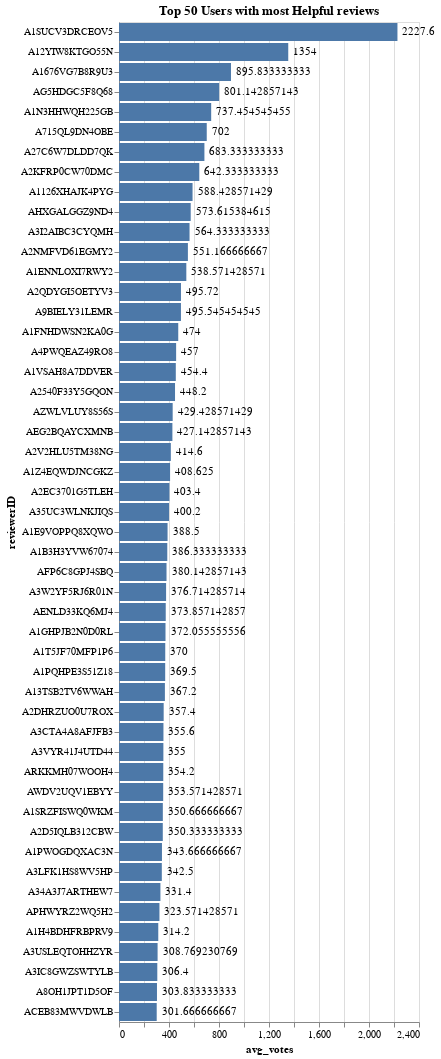

The notebook cell this image was saved under:
### Code cell
# vote = data.groupby('reviewerID')['vote'].mean().reset_index()
# vote = vote.sort_values('vote', ascending=False)
# vote.columns = ['reviewerID','avg_votes']

bars = alt.Chart(vote.iloc[:50,:]).mark_bar().encode(
    x='avg_votes:Q',
    y=alt.Y('reviewerID:N', sort='-x')
)
text = bars.mark_text(
    align='left',
    baseline='middle',
    dx=5  # Nudges text to right so it doesn't appear on top of the bar
).encode(
    text='avg_votes:Q'
)
(bars+text).properties(title='Top 50 Users with most Helpful reviews', width=300)

### Figure 1 — Vega-Lite specification as saved in the notebook (floating-point values rounded to 4 significant figures)
{"config": {"view": {"continuousWidth": 400, "continuousHeight": 300}}, "layer": [{"mark": "bar", "encoding": {"x": {"field": "avg_votes", "type": "quantitative"}, "y": {"field": "reviewerID", "sort": "-x", "type": "nominal"}}}, {"mark": {"type": "text", "align": "left", "baseline": "middle", "dx": 5}, "encoding": {"text": {"field": "avg_votes", "type": "quantitative"}, "x": {"field": "avg_votes", "type": "quantitative"}, "y": {"field": "reviewerID", "sort": "-x", "type": "nominal"}}}], "data": {"name": "data-e5df4320beac11d0ba5ab3c1f9e440a1"}, "title": "Top 50 Users with most Helpful reviews", "width": 300, "$schema": "https://vega.github.io/schema/vega-lite/v4.17.0.json", "datasets": {"data-e5df4320beac11d0ba5ab3c1f9e440a1": [{"reviewerID": "A1SUCV3DRCEOV5", "avg_votes": 2228.0}, {"reviewerID": "A12YIW8KTGO55N", "avg_votes": 1354.0}, {"reviewerID": "A1676VG7B8R9U3", "avg_votes": 895.8}, {"reviewerID": "AG5HDGC5F8Q68", "avg_votes": 801.1}, {"reviewerID": "A1N3HHWQH225GB", "avg_votes": 737.5}, {"reviewerID": "A715QL9DN4OBE", "avg_votes": 702.0}, {"reviewerID": "A27C6W7DLDD7QK", "avg_votes": 683.3}, {"reviewerID": "A2KFRP0CW70DMC", "avg_votes": 642.3}, {"reviewerID": "A1126XHAJK4PYG", "avg_votes": 588.4}, {"reviewerID": "AHXGALGGZ9ND4", "avg_votes": 573.6}, {"reviewerID": "A3I2AIBC3CYQMH", "avg_votes": 564.3}, {"reviewerID": "A2NMFVD61EGMY2", "avg_votes": 551.2}, {"reviewerID": "A1ENNLOXI7RWY2", "avg_votes": 538.6}, {"reviewerID": "A2QDYGI5OETYV3", "avg_votes": 495.7}, {"reviewerID": "A9BIELY31LEMR", "avg_votes": 495.5}, {"reviewerID": "A1FNHDWSN2KA0G", "avg_votes": 474.0}, {"reviewerID": "A4PWQEAZ49RO8", "avg_votes": 457.0}, {"reviewerID": "A1VSAH8A7DDVER", "avg_votes": 454.4}, {"reviewerID": "A2540F33Y5GQON", "avg_votes": 448.2}, {"reviewerID": "AZWLVLUY8S56S", "avg_votes": 429.4}, {"reviewerID": "AEG2BQAYCXMNB", "avg_votes": 427.1}, {"reviewerID": "A2V2HLU5TM38NG", "avg_votes": 414.6}, {"reviewerID": "A1Z4EQWDJNCGKZ", "avg_votes": 408.6}, {"reviewerID": "A2EC3701G5TLEH", "avg_votes": 403.4}, {"reviewerID": "A35UC3WLNKJIQS", "avg_votes": 400.2}, {"reviewerID": "A1E9VOPPQ8XQWO", "avg_votes": 388.5}, {"reviewerID": "A1B3H3YVW67074", "avg_votes": 386.3}, {"reviewerID": "AFP6C8GPJ4SBQ", "avg_votes": 380.1}, {"reviewerID": "A3W2YF5RJ6R01N", "avg_votes": 376.7}, {"reviewerID": "AENLD33KQ6MJ4", "avg_votes": 373.9}, {"reviewerID": "A1GHPJB2N0D0RL", "avg_votes": 372.1}, {"reviewerID": "A1T5JF70MFP1P6", "avg_votes": 370.0}, {"reviewerID": "A1PQHPE3S51Z18", "avg_votes": 369.5}, {"reviewerID": "A13TSB2TV6WWAH", "avg_votes": 367.2}, {"reviewerID": "A2DHRZUO0U7ROX", "avg_votes": 357.4}, {"reviewerID": "A3CTA4A8AFJFB3", "avg_votes": 355.6}, {"reviewerID": "A3VYR41J4UTD44", "avg_votes": 355.0}, {"reviewerID": "ARKKMH07WOOH4", "avg_votes": 354.2}, {"reviewerID": "AWDV2UQV1EBYY", "avg_votes": 353.6}, {"reviewerID": "A1SRZFISWQ0WKM", "avg_votes": 350.7}, {"reviewerID": "A2D5IQLB312CBW", "avg_votes": 350.3}, {"reviewerID": "A1PWOGDQXAC3N", "avg_votes": 343.7}, {"reviewerID": "A3LFK1HS8WV5HP", "avg_votes": 342.5}, {"reviewerID": "A34A3J7ARTHEW7", "avg_votes": 331.4}, {"reviewerID": "APHWYRZ2WQ5H2", "avg_votes": 323.6}, {"reviewerID": "A1H4BDHFRBPRV9", "avg_votes": 314.2}, {"reviewerID": "A3USLEQTOHHZYR", "avg_votes": 308.8}, {"reviewerID": "A3IC8GWZSWTYLB", "avg_votes": 306.4}, {"reviewerID": "A8OH1JPT1D5OF", "avg_votes": 303.8}, {"reviewerID": "ACEB83MWVDWLB", "avg_votes": 301.7}]}}
